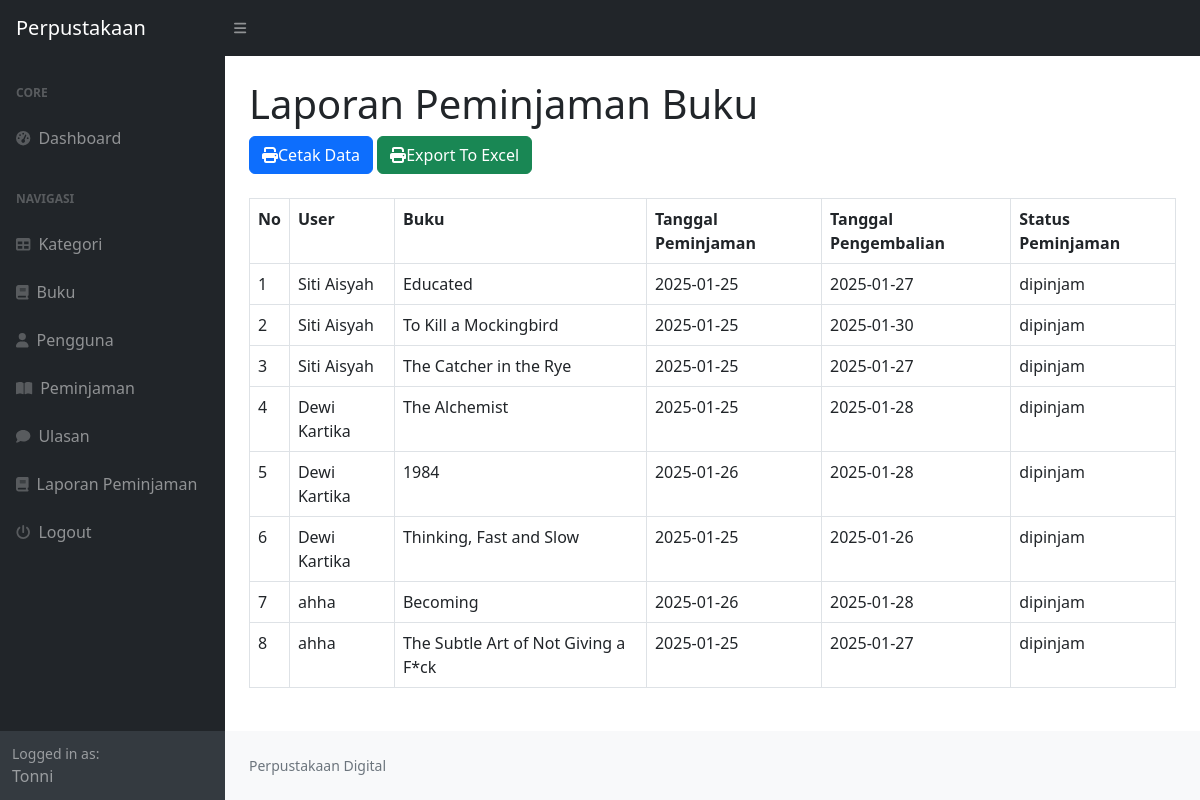
The app's page /index.php?page=laporan (signed in), older data.
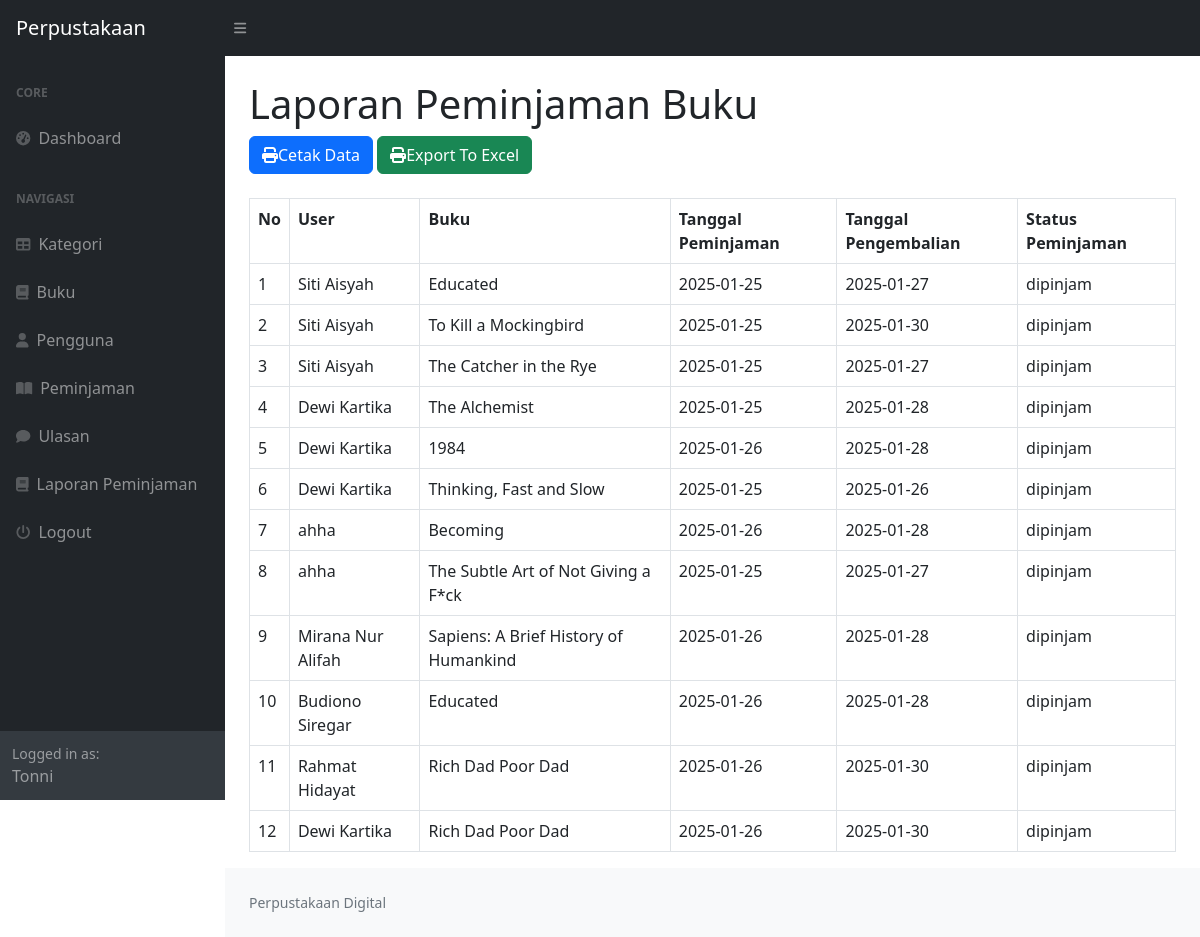
The same page, newer data.
### tables this page shows
CREATE TABLE `peminjaman` (
  `id_peminjaman` int NOT NULL,
  `id_user` int DEFAULT NULL,
  `id_buku` int DEFAULT NULL,
  `tanggal_peminjaman` varchar(255) DEFAULT NULL,
  `tanggal_pengembalian` varchar(255) DEFAULT NULL,
  `status_peminjaman` enum('dipinjam','dikembalikan') DEFAULT NULL
);

CREATE TABLE `user` (
  `id_user` int NOT NULL,
  `nama` varchar(255) DEFAULT NULL,
  `username` varchar(255) DEFAULT NULL,
  `password` varchar(255) DEFAULT NULL,
  `email` varchar(255) DEFAULT NULL,
  `alamat` text,
  `no_telepon` varchar(255) DEFAULT NULL,
  `level` enum('admin','peminjam') DEFAULT NULL
);

CREATE TABLE `buku` (
  `id_buku` int NOT NULL,
  `id_kategori` int DEFAULT NULL,
  `judul` varchar(255) DEFAULT NULL,
  `penulis` varchar(255) DEFAULT NULL,
  `penerbit` varchar(255) DEFAULT NULL,
  `tahun_terbit` varchar(255) DEFAULT NULL,
  `deskripsi` text
);

### laporan.php (the view, shortened to what this page needs)
<h1 class="mt-4">Laporan Peminjaman Buku</h1>
<div class="row">
    <div class="col-md-12">
        <a href="cetak.php" target="_blank" class="btn btn-primary"><i class="fa fa-print"></i>Cetak Data</a>
        <a href="cetak_excel.php" target="_blank" class="btn btn-success"><i class="fa fa-print"></i>Export To Excel</a>
        <br>
        <br>
        <table class="table table-bordered" id="dataTable" width="100%" cellspacin="5">
            <tr>
                <th>No</th>
                <th>User</th>
                <th>Buku</th>
                <th>Tanggal Peminjaman</th>
                <th>Tanggal Pengembalian</th>
                <th>Status Peminjaman</th>
            </tr>
            <?php
            $i = 1;
                $query = mysqli_query($koneksi, "SELECT * FROM peminjaman LEFT JOIN user on user.id_user = peminjaman.id_user LEFT JOIN buku on buku.id_buku = peminjaman.id_buku");
                while($data = mysqli_fetch_array($query)){
                    ?>
                    <tr>
                        <td><?php echo $i++?></td>
                        <td><?php echo $data['nama']; ?></td>
                        <td><?php echo $data['judul']; ?></td>
                        <td><?php echo $data['tanggal_peminjaman']; ?></td>
                        <td><?php echo $data['tanggal_pengembalian']; ?></td>
                        <td><?php echo $data['status_peminjaman']; ?></td>
                    <tr>
                        <?php
                }
            ?>
        </table>
    </div>
</div>

Row changes from the older to the newer data that the page shows:
added peminjaman: id_user.nama "Mirana Nur Alifah", id_buku.judul "Sapiens: A Brief History of Humankind", tanggal_peminjaman "2025-01-26", tanggal_pengembalian "2025-01-28", status_peminjaman "dipinjam"
added peminjaman: id_user.nama "Budiono Siregar", id_buku.judul "Educated", tanggal_peminjaman "2025-01-26", tanggal_pengembalian "2025-01-28", status_peminjaman "dipinjam"
added peminjaman: id_user.nama "Rahmat Hidayat", id_buku.judul "Rich Dad Poor Dad", tanggal_peminjaman "2025-01-26", tanggal_pengembalian "2025-01-30", status_peminjaman "dipinjam"
added peminjaman: id_user.nama "Dewi Kartika", id_buku.judul "Rich Dad Poor Dad", tanggal_peminjaman "2025-01-26", tanggal_pengembalian "2025-01-30", status_peminjaman "dipinjam"
